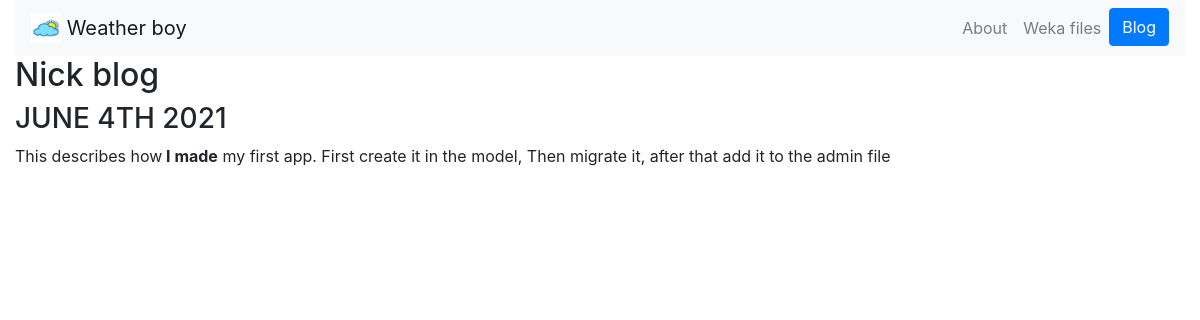
Page /blog/3 on the committed database.
### blog/models.py (models this page shows, shortened)
class Blogs(models.Model):
    title: str = models.CharField(max_length=100)
    date = models.DateField()
    description = models.TextField(max_length=300)

### blog/views.py (the view)
# urls.py: path('<int:blog_id>', views.details, name="details")
def details(request, blog_id):
    blogs = get_object_or_404(Blogs, pk=blog_id)
    return render(request, 'blogs/each_blog.html', {'blogs':blogs})

### blog/templates/blogs/each_blog.html (shortened to what this page needs)
{% extends 'portfolio/base.html' %}
{% block content %}
    <div>
        <h2>{{ blogs.title }}</h2>
        <h3>{{ blogs.date| date:"F jS Y"| upper }}</h3>
        <p>{{ blogs.description|safe }}</p>
    </div>
{% endblock %}

### rows in the picture
Blogs: title "Nick blog", date "JUNE 4TH 2021", description "This describes how I made my first app. First create it in the model, Then migrate it, after that add it to the admin file"
